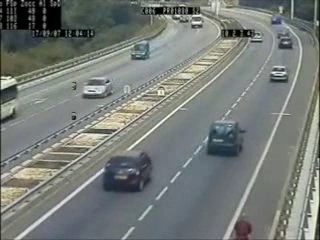
#> input picture frame 75 of 6 - Object Tracking and Motion Analysis/cars.avi, 320 x 240 px, given in place of walking.avi, which was not available
$ python 8_optical_flow_object_tracking.py
#> lines starting #> are read from the running program, lines starting #| are printed output that depends on the picture; after the words box and inside, x2 and y2 are one past the last pixel; in counts of white or black regions, pixels touching at a corner belong together; pictures that were not available may be replaced by others from this repository, and a replacement may not be noted
'''
Lucas-Kanade Optical Flow in OpenCV
'''

import numpy as np
import cv2

# Load video stream
cap = cv2.VideoCapture('walking.avi')

# Set parameters for ShiTomasi corner detection
feature_params = dict( maxCorners = 100,
                       qualityLevel = 0.3,
                       minDistance = 7,
                       blockSize = 7 )

# Set parameters for lucas kanade optical flow
lucas_kanade_params = dict( winSize  = (15,15),
                  maxLevel = 2,
                  criteria = (cv2.TERM_CRITERIA_EPS | cv2.TERM_CRITERIA_COUNT, 10, 0.03))

# Create some random colors
# Used to create our trails for object movement in the image
color = np.random.randint(0,255,(100,3))

# Take first frame and find corners in it
ret, prev_frame = cap.read()
#> prev_frame is the input picture: shape (240, 320, 3); mean B, G, R 120, 123.9, 118.8
prev_gray = cv2.cvtColor(prev_frame, cv2.COLOR_BGR2GRAY)

# Find inital corner locations
prev_corners = cv2.goodFeaturesToTrack(prev_gray, mask = None, **feature_params)
#> prev_corners = 38 rows, first 8: [164, 11], [2, 79], [1, 86], [177, 12], [190, 11], [152, 9], [197, 11], [160, 92]

# Create a mask image for drawing purposes
mask = np.zeros_like(prev_frame)

while(1):
    ret, frame = cap.read()
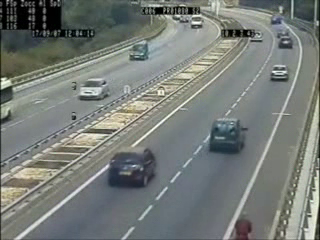
#> input picture frame 76 of 6 - Object Tracking and Motion Analysis/cars.avi, 320 x 240 px, given in place of walking.avi, which was not available
#> frame is the input picture: shape (240, 320, 3); mean B, G, R 119.9, 124, 118.8
    frame_gray = cv2.cvtColor(frame, cv2.COLOR_BGR2GRAY)

    # calculate optical flow
    new_corners, status, errors = cv2.calcOpticalFlowPyrLK(prev_gray,
                                                           frame_gray,
                                                           prev_corners,
                                                           None,
                                                           **lucas_kanade_params)
#> new_corners = 38 rows, first 8: [164, 11.01], [-3.48, 80.46], [-3.05, 86.7], [177.1, 12], [190, 11.04], [152, 9.03], [197, 11.08], [160, 92]; status = 38 values from 1 to 1; errors = 38 values, max 38.46 at index 2, min 0.48 at index 30, mean 4.9

    # Select and store good points
    good_new = new_corners[status==1]
#> good_new = 38 pairs, first value -3.48 to 318, second value 1 to 230
    good_old = prev_corners[status==1]
#> good_old = 38 pairs, first value 1 to 318, second value 1 to 230

    # Draw the tracks
    for i,(new,old) in enumerate(zip(good_new, good_old)):
        a, b = new.ravel()
        c, d = old.ravel()
        mask = cv2.line(mask, (a,b),(c,d), color[i].tolist(), 2)
        frame = cv2.circle(frame, (a,b), 5, color[i].tolist(),-1)
#> this loop made 38 passes
#> (a, b, c, d) on passes 1 to 12: (164, 11.01, 164, 11), (-3.48, 80.46, 2, 79), (-3.05, 86.7, 1, 86), (177.1, 12, 177, 12), (190, 11.04, 190, 11), (152, 9.03, 152, 9), (197, 11.08, 197, 11), (160, 92, 160, 92), (249.1, 33.81, 249, 34), (307, 217, 307, 217), (304, 230, 304, 230), (79, 34, 79, 34)
#> pass 2, `mask = cv2.line(mask, (a,b),(c,d), color[i].tolist(), 2)`:
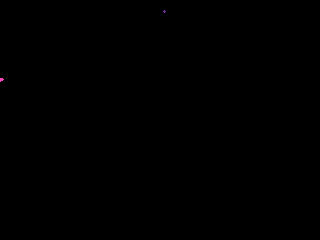
#> mask: shape (240, 320, 3); mean of channels 0, 1, 2 0, 0, 0; drawn as B, G, R
#> after the loop:
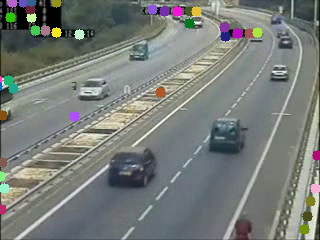
#> frame: shape (240, 320, 3); mean B, G, R 120.7, 124.9, 120.2
#> after the loop:
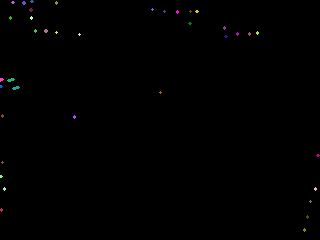
#> mask: shape (240, 320, 3); 0.39% of pixels changed, all inside (x1, y1, x2, y2) = (0, 0, 320, 232); drawn as B, G, R

    img = cv2.add(frame,mask)

    # Show Optical Flow
    cv2.imshow('Optical Flow - Lucas-Kanade',img)
    if cv2.waitKey(1) == 13: #13 is the Enter Key
#> (key Esc is pressed here)
        break

    # Now update the previous frame and previous points
    prev_gray = frame_gray.copy()
    prev_corners = good_new.reshape(-1,1,2)
#> prev_corners has the same summary as new_corners

cv2.destroyAllWindows()
cap.release()

$ run again, starting later in the video
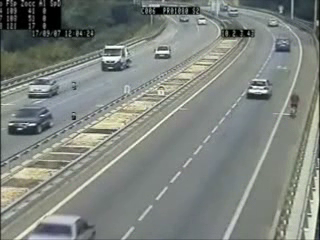
#> input picture frame 337 of 6 - Object Tracking and Motion Analysis/cars.avi, 320 x 240 px, given in place of walking.avi, which was not available
#> prev_frame is the input picture: shape (240, 320, 3); mean B, G, R 126.3, 131.7, 126
#> `prev_corners = cv2.goodFeaturesToTrack(prev_gray, mask = None, **featu..`: prev_corners = 47 rows, first 8: [165, 12], [122, 50], [173, 9], [190, 11], [152, 9], [249, 34], [73, 118], [122, 58]
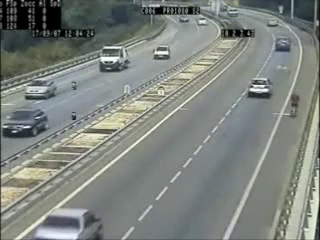
#> input picture frame 338 of 6 - Object Tracking and Motion Analysis/cars.avi, 320 x 240 px, given in place of walking.avi, which was not available
#> frame is the input picture: shape (240, 320, 3); mean B, G, R 126.6, 131.9, 126.2
#> new_corners = 47 rows, first 8: [165, 12], [120.3, 50.52], [173, 8.99], [190, 10.98], [152, 9], [249, 34], [73.01, 118], [120.3, 58.49]; status = 47 values from 1 to 1; errors = 47 values, max 25.78 at index 43, min 0 at index 39, mean 3.5
#> good_new = 47 pairs, first value 2.01 to 315, second value 2.99 to 228
#> good_old = 47 pairs, first value 2 to 315, second value 3 to 228
#> the loop `for i,(new,old) in enumerate(zip(good_new, good_old)):` made 47 passes
#> (a, b, c, d) on passes 1 to 8: (165, 12, 165, 12), (120.3, 50.52, 122, 50), (173, 8.99, 173, 9), (190, 10.98, 190, 11), (152, 9, 152, 9), (249, 34, 249, 34), (73.01, 118, 73, 118), (120.3, 58.49, 122, 58)
#> after the loop `for i,(new,old) in enumerate(zip(good_new, good_old)):`:
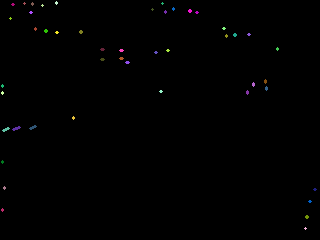
#> mask: shape (240, 320, 3); mean of channels 0, 1, 2 0.7, 0.7, 0.7; drawn as B, G, R
#> `prev_corners = good_new.reshape(-1,1,2)`: prev_corners has the same summary as new_corners

$ run again, starting later in the video
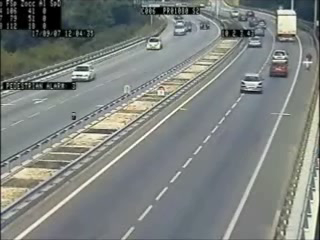
#> input picture frame 600 of 6 - Object Tracking and Motion Analysis/cars.avi, 320 x 240 px, given in place of walking.avi, which was not available
#> prev_frame is the input picture: shape (240, 320, 3); mean B, G, R 126.6, 129.8, 124.9
#> `prev_corners = cv2.goodFeaturesToTrack(prev_gray, mask = None, **featu..`: prev_corners = 50 rows, first 8: [290, 7], [165, 12], [5, 87], [278, 13], [190, 11], [152, 9], [157, 45], [293, 16]
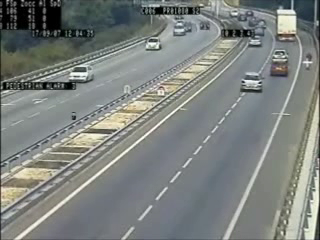
#> input picture frame 601 of 6 - Object Tracking and Motion Analysis/cars.avi, 320 x 240 px, given in place of walking.avi, which was not available
#> frame is the input picture: shape (240, 320, 3); mean B, G, R 126.5, 129.6, 125.1
#> new_corners = 50 rows, first 8: [290, 6.94], [165, 11.98], [4.99, 87], [277.9, 12.78], [190, 11], [152, 9], [156.1, 45.22], [292.9, 15.92]; status = 50 values from 1 to 1; errors = 50 values, max 12.91 at index 29, min 0.0635 at index 45, mean 3.69
#> good_new = 50 pairs, first value 1.01 to 315, second value 1 to 229
#> good_old = 50 pairs, first value 1 to 315, second value 1 to 229
#> the loop `for i,(new,old) in enumerate(zip(good_new, good_old)):` made 50 passes
#> (a, b, c, d) on passes 1 to 8: (290, 6.94, 290, 7), (165, 11.98, 165, 12), (4.99, 87, 5, 87), (277.9, 12.78, 278, 13), (190, 11, 190, 11), (152, 9, 152, 9), (156.1, 45.22, 157, 45), (292.9, 15.92, 293, 16)
#> after the loop `for i,(new,old) in enumerate(zip(good_new, good_old)):`:
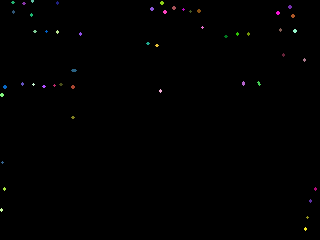
#> mask: shape (240, 320, 3); mean of channels 0, 1, 2 0.7, 0.7, 0.7; drawn as B, G, R
#> `prev_corners = good_new.reshape(-1,1,2)`: prev_corners has the same summary as new_corners
